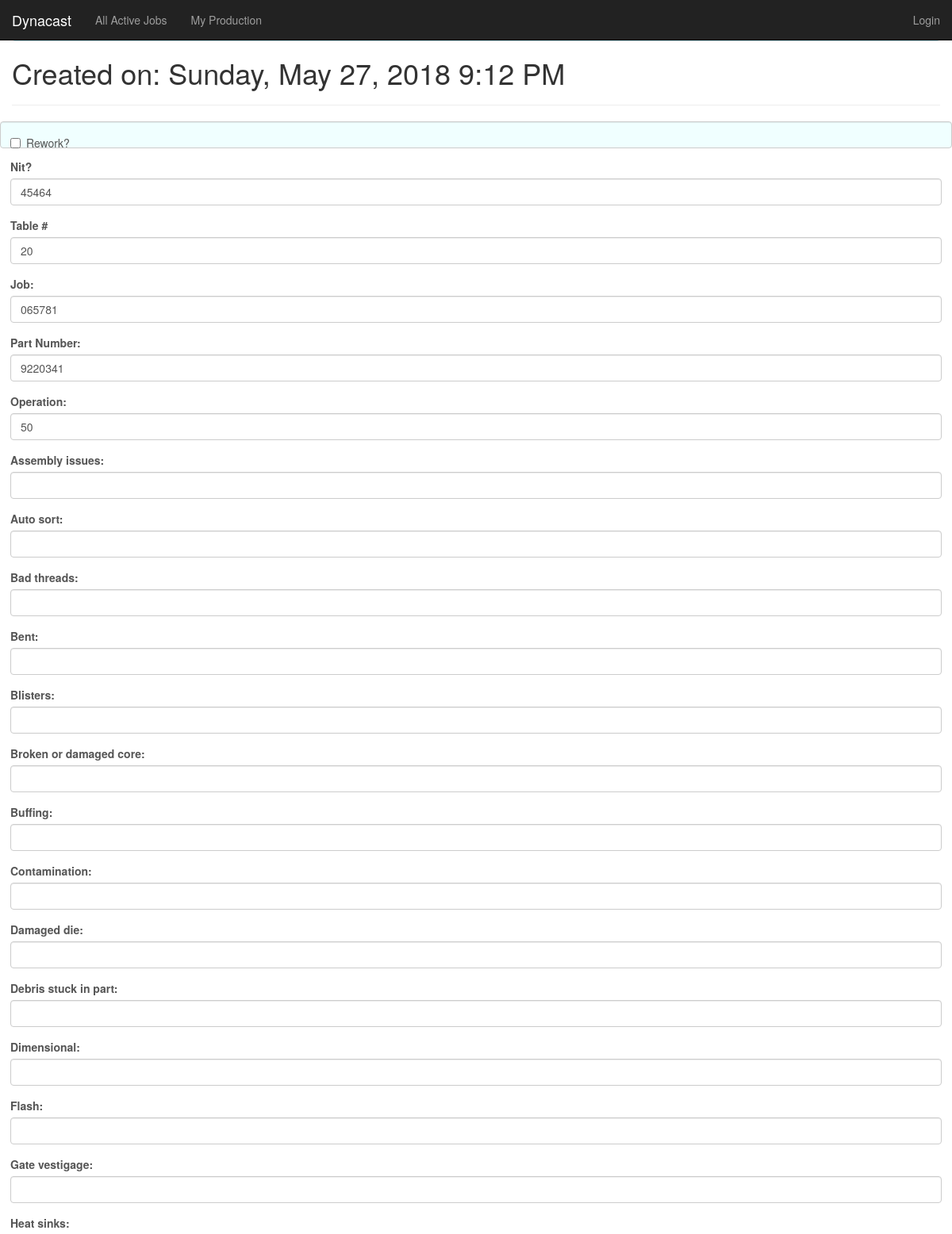
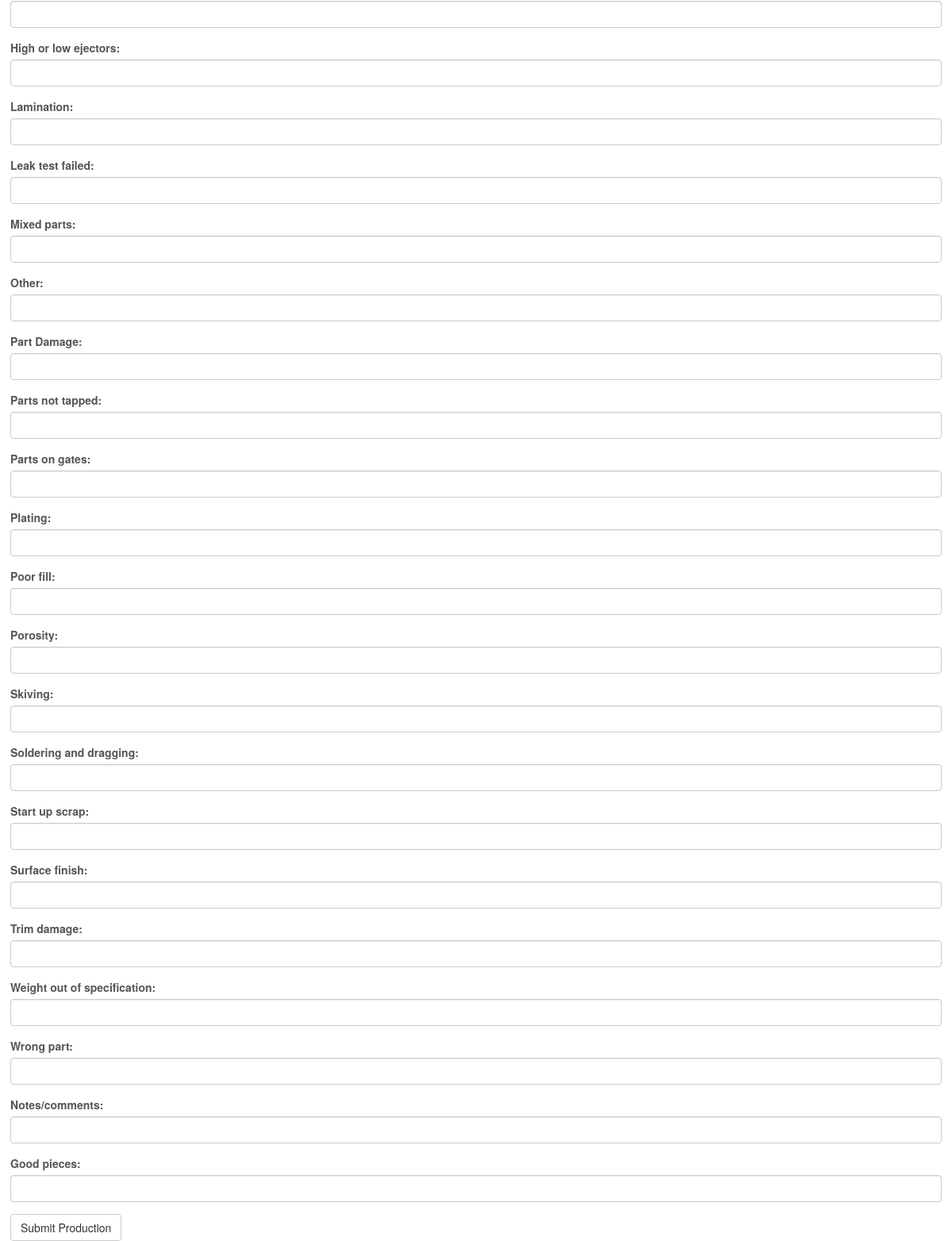
The page /item/7 on the database its author committed (2 pictures, top to bottom).
### app/models.py (models this page shows, shortened)
class Post(db.Model):
    id = db.Column(db.Integer, primary_key=True)
    status = db.Column(db.String(15), default="OPEN")
    timestamp = db.Column(db.DateTime, index=True, default=datetime.utcnow)
    user_id = db.Column(db.Integer, db.ForeignKey('user.id'))
    table = db.Column(db.Integer)
    pn = db.Column(db.Integer)
    job = db.Column(db.String(64))
    operation = db.Column(db.String(15))
    rework = db.Column(db.Boolean, default=False)
    nit = db.Column(db.Integer)
    total_pcs = db.Column(db.Integer,default=0)
    good_pcs = db.Column(db.Integer, default=0)
    scrap_pcs = db.Column(db.Integer, default=0)
    user_modified_after_submission = db.Column(db.Boolean, default=False)
    real_time_scans = db.Column(db.Boolean)
    last_submit_time = db.Column(db.DateTime)
    job_start_time = db.Column(db.DateTime)
    job_end_time = db.Column(db.DateTime)
    job_elapsed_time = db.Column(db.String(64))
    job_rate = db.Column(db.Integer, default=0)
    job_number_of_scans = db.Column(db.Integer, default=0)
    lunch_break_taken = db.Column(db.Boolean, default=False)
    lunch_break_start_time = db.Column(db.DateTime)
    lunch_break_end_time = db.Column(db.DateTime)
    lunch_break_counter = db.Column(db.Integer, default=0)
    lunch_break_total_time = db.Column(db.String(64))
    notes = db.Column(db.String(64))
    Scrap_blisters = db.Column(db.Integer, default=0)
    Scrap_plating = db.Column(db.Integer, default=0)
    Scrap_flash = db.Column(db.Integer, default=0)
    Scrap_assembly_issues = db.Column(db.Integer, default=0)
    Scrap_auto_sort = db.Column(db.Integer, default=0)
    Scrap_bad_threads = db.Column(db.Integer, default=0)
    Scrap_bent = db.Column(db.Integer, default=0)
    Scrap_broken_or_damaged_core = db.Column(db.Integer, default=0)
    Scrap_buffing = db.Column(db.Integer, default=0)
    Scrap_contamination = db.Column(db.Integer, default=0)
    Scrap_damaged_die = db.Column(db.Integer, default=0)
    Scrap_debris_stuck_in_part = db.Column(db.Integer, default=0)
    Scrap_dimensional = db.Column(db.Integer, default=0)
    Scrap_gate_vestige = db.Column(db.Integer, default=0)
    Scrap_heat_sinks = db.Column(db.Integer, default=0)
    Scrap_high_or_low_ejectors = db.Column(db.Integer, default=0)
    Scrap_lamination = db.Column(db.Integer, default=0)
    Scrap_leak_test_failed = db.Column(db.Integer, default=0)
    Scrap_mixed_parts = db.Column(db.Integer, default=0)
    Scrap_other = db.Column(db.Integer, default=0)
    Scrap_part_damage = db.Column(db.Integer, default=0)
    Scrap_parts_not_tapped = db.Column(db.Integer, default=0)
    Scrap_parts_on_gates = db.Column(db.Integer, default=0)
    Scrap_poor_fill = db.Column(db.Integer, default=0)
    Scrap_porosity = db.Column(db.Integer, default=0)
    Scrap_skiving = db.Column(db.Integer, default=0)
    Scrap_soldering_and_dragging = db.Column(db.Integer, default=0)
    Scrap_start_up_scrap = db.Column(db.Integer, default=0)
    Scrap_surface_finish = db.Column(db.Integer, default=0)
    Scrap_trim_damage = db.Column(db.Integer, default=0)
    Scrap_weight_out_of_specification = db.Column(db.Integer, default=0)
    Scrap_wrong_part = db.Column(db.Integer, default=0)

### app/routes.py (the view, shortened to what this page needs)
@app.route('/item/<int:id>', methods=['Get', 'Post'])
def edit(id):
    qry = Post.query.filter(Post.id == id)
    transaction = qry.first()
    if transaction.real_time_scans == 1 or transaction.real_time_scans is True:
        flash("Please make the necessary edits to the job started on {}. When complete hit Submit.".format(d.strftime(transaction.job_start_time,"%b %d %Y %I:%M %p")))
        return redirect(url_for('complete_sort_box_scan',record=id,))
    form = JobProductionForm(job=transaction.job, table=transaction.table, pn=transaction.pn, operation=transaction.operation, nit=transaction.nit, rework=transaction.rework)
    flash("Please make the necessary edits to the job started on {}. When complete hit Submit.".format(d.strftime(transaction.job_start_time,"%b %d %Y %I:%M %p")))
    return render_template('edit_production.html', form=form, creation_time=transaction.timestamp)

### app/templates/edit_production.html (shortened to what this page needs)
{% extends 'base.html' %}
{% import 'bootstrap/wtf.html' as wtf %}
{% block app_content %}
{% block head %}
  {{ super() }}
{% endblock %}
<h1>
Created on: {{ moment(creation_time).format('LLLL') }}
</h1>
<hr>
<form action="" method="post">
        <div class="row">
                <div class="col">
                <div class ="form-control" style="background-color:azure;">
                        {{ wtf.quick_form(form, form_type='horizontal') }}
                </div>
</form>
{% endblock %}

### rows shown on the page
Post: timestamp "Sunday, May 27, 2018 9:12 PM", nit "45464", table "20", job "065781", pn "9220341", operation "50"
